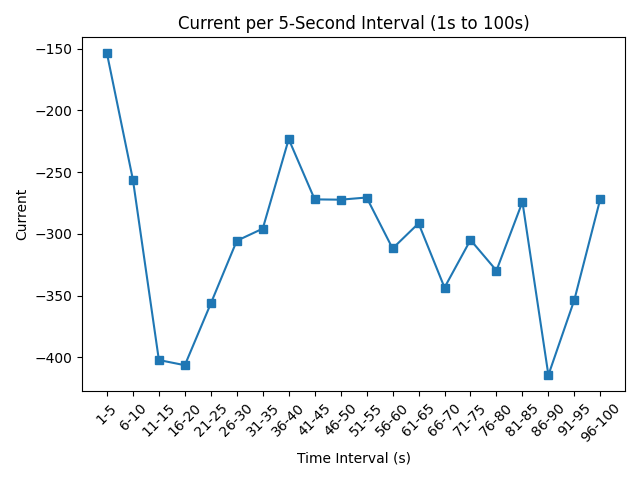

The script that drew this image:
import pandas as pd
import matplotlib.pyplot as plt

# CSV 파일 로드
df = pd.read_csv(r'C:\Users\admin\Desktop\2025. 04.25 PN\Edit.csv')

# 'time' 컬럼(MM:SS.s) → 총 초(second)로 변환
time_split = df['time'].str.split(':', expand=True)
minutes = time_split[0].astype(float)
seconds = time_split[1].astype(float)
df['total_seconds'] = minutes * 60 + seconds

# 시작 시점을 0초로 맞추기 위해 첫 데이터의 초값 활용
start_time = df['total_seconds'].iloc[0]
df['rel_seconds'] = df['total_seconds'] - start_time

# 1초부터 100초 구간만 필터링 및 복사
df_filtered = df[(df['rel_seconds'] >= 1) & (df['rel_seconds'] <= 100)].copy()

# 5초 단위로 구간 나누기
bins = list(range(1, 102, 5))  # 1, 6, 11, ..., 101
labels = [f"{bins[i]}-{bins[i+1]-1}" for i in range(len(bins)-1)]
df_filtered['interval'] = pd.cut(df_filtered['rel_seconds'], bins=bins, labels=labels, include_lowest=True)

# 구간별 평균 Current 계산
current_grouped = df_filtered.groupby('interval')['Current'].mean()

# 꺾은선 그래프 시각화 (Current only)
plt.figure()
plt.plot(current_grouped.index, current_grouped.values, marker='s')
plt.xlabel('Time Interval (s)')
plt.ylabel('Current')
plt.title('Current per 5-Second Interval (1s to 100s)')
plt.xticks(rotation=45)
plt.tight_layout()
plt.show()
